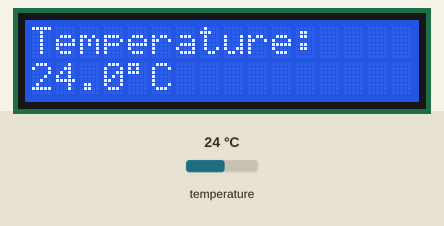
This sketch was run on a simulated Arduino Uno, built with avr-gcc and run on an emulated ATmega328P. Parts: 16×2 character LCD. Inputs (shaded band) come from the test bench; at power-on: temperature 24 °C.

Above: at 3.2 s.
3.3 s: temperature set to 12 °C
At 5.1 s:
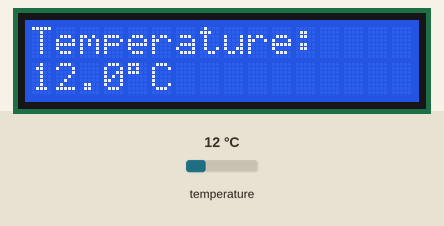
6.1 s: temperature set to 19 °C
At 7.7 s:
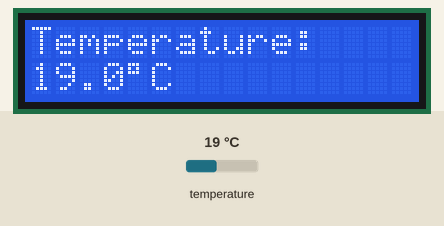
8.6 s: temperature set to 28 °C
At 10.6 s:
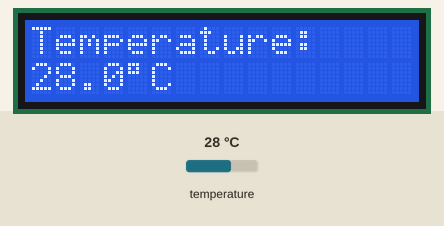
Timing chart, 0 to 12.1 s (numbered marks = the images above; inputs shaded):
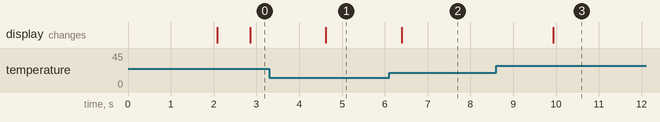

Measured:
- after the input at 3.3 s, the display: changes after 1.3 s (image 1)
- after the input at 6.1 s, the display: changes after 0.29 s (image 2)
- after the input at 8.6 s, the display: changes after 1.3 s (image 3)

The sketch:

sketch.ino
```cpp
#include <OneWire.h>
#include <DallasTemperature.h>
#include <LiquidCrystal.h>

// DS18B20 data pin
#define ONE_WIRE_BUS 2

// LCD pins: RS, E, D4, D5, D6, D7
LiquidCrystal lcd(7, 8, 9, 10, 11, 12);

// Create DS18B20 object
OneWire oneWire(ONE_WIRE_BUS);
DallasTemperature sensors(&oneWire);

void setup() {
  // Start LCD
  lcd.begin(16, 2);

  // Start temperature sensor
  sensors.begin();

  // Initial message
  lcd.setCursor(0, 0);
  lcd.print("Temperature");
  lcd.setCursor(0, 1);
  lcd.print("Monitor");

  delay(2000);
  lcd.clear();
}

void loop() {
  // Request temperature
  sensors.requestTemperatures();

  // Read temperature in Celsius
  float temperature = sensors.getTempCByIndex(0);

  lcd.clear();

  lcd.setCursor(0, 0);
  lcd.print("Temperature:");

  lcd.setCursor(0, 1);

  if (temperature == DEVICE_DISCONNECTED_C) {
    lcd.print("Sensor Error");
  } else {
    lcd.print(temperature, 1);
    lcd.print((char)223);  // Degree symbol
    lcd.print("C");
  }

  delay(1000);
}
```
